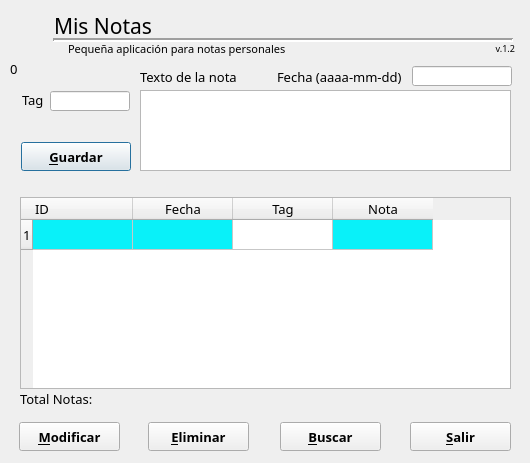
<?xml version="1.0" encoding="UTF-8"?>
<ui version="4.0">
 <author>Fernando Souto</author>
 <class>Dialog</class>
 <widget class="QDialog" name="Dialog">
  <property name="geometry">
   <rect>
    <x>0</x>
    <y>0</y>
    <width>530</width>
    <height>463</height>
   </rect>
  </property>
  <property name="sizePolicy">
   <sizepolicy hsizetype="Fixed" vsizetype="Fixed">
    <horstretch>0</horstretch>
    <verstretch>0</verstretch>
   </sizepolicy>
  </property>
  <property name="font">
   <font>
    <family>Gallaecia Castelo</family>
    <pointsize>10</pointsize>
   </font>
  </property>
  <property name="windowTitle">
   <string>Mis Notas</string>
  </property>
  <property name="windowIcon">
   <iconset resource="logoNotas.qrc">
    <normaloff>:/prefijo/images/kwrite_writing_book_pencil_note_6093.ico</normaloff>:/prefijo/images/kwrite_writing_book_pencil_note_6093.ico</iconset>
  </property>
  <widget class="QLabel" name="labelTitulo">
   <property name="geometry">
    <rect>
     <x>54</x>
     <y>10</y>
     <width>131</width>
     <height>31</height>
    </rect>
   </property>
   <property name="font">
    <font>
     <family>Gallaecia Castelo</family>
     <pointsize>16</pointsize>
    </font>
   </property>
   <property name="text">
    <string>Mis Notas</string>
   </property>
  </widget>
  <widget class="Line" name="line">
   <property name="geometry">
    <rect>
     <x>53</x>
     <y>35</y>
     <width>460</width>
     <height>10</height>
    </rect>
   </property>
   <property name="font">
    <font>
     <pointsize>14</pointsize>
    </font>
   </property>
   <property name="frameShadow">
    <enum>QFrame::Sunken</enum>
   </property>
   <property name="lineWidth">
    <number>2</number>
   </property>
   <property name="orientation">
    <enum>Qt::Horizontal</enum>
   </property>
  </widget>
  <widget class="QLabel" name="label">
   <property name="geometry">
    <rect>
     <x>68</x>
     <y>40</y>
     <width>241</width>
     <height>17</height>
    </rect>
   </property>
   <property name="font">
    <font>
     <family>Gallaecia Castelo</family>
     <pointsize>8</pointsize>
    </font>
   </property>
   <property name="text">
    <string>Pequeña aplicación para notas personales</string>
   </property>
  </widget>
  <widget class="QLabel" name="label_2">
   <property name="geometry">
    <rect>
     <x>475</x>
     <y>40</y>
     <width>40</width>
     <height>17</height>
    </rect>
   </property>
   <property name="font">
    <font>
     <family>Gallaecia Castelo</family>
     <pointsize>7</pointsize>
    </font>
   </property>
   <property name="layoutDirection">
    <enum>Qt::LeftToRight</enum>
   </property>
   <property name="text">
    <string>v.1.2</string>
   </property>
   <property name="alignment">
    <set>Qt::AlignRight|Qt::AlignTrailing|Qt::AlignVCenter</set>
   </property>
  </widget>
  <widget class="QLabel" name="label_3">
   <property name="geometry">
    <rect>
     <x>140</x>
     <y>68</y>
     <width>110</width>
     <height>17</height>
    </rect>
   </property>
   <property name="font">
    <font>
     <family>Gallaecia Castelo</family>
     <pointsize>10</pointsize>
    </font>
   </property>
   <property name="text">
    <string>Texto de la nota</string>
   </property>
  </widget>
  <widget class="QTextEdit" name="textEditNota">
   <property name="geometry">
    <rect>
     <x>140</x>
     <y>90</y>
     <width>371</width>
     <height>81</height>
    </rect>
   </property>
   <property name="font">
    <font>
     <pointsize>10</pointsize>
    </font>
   </property>
  </widget>
  <widget class="QPushButton" name="pushButtonGuardar">
   <property name="geometry">
    <rect>
     <x>21</x>
     <y>142</y>
     <width>110</width>
     <height>29</height>
    </rect>
   </property>
   <property name="font">
    <font>
     <family>Gallaecia Castelo</family>
     <pointsize>10</pointsize>
     <weight>75</weight>
     <bold>true</bold>
    </font>
   </property>
   <property name="styleSheet">
    <string notr="true">image: url(:/otro/images/Note256_25041.ico);</string>
   </property>
   <property name="text">
    <string>&amp;Guardar</string>
   </property>
  </widget>
  <widget class="QTableWidget" name="tableWidgetNotas">
   <property name="enabled">
    <bool>true</bool>
   </property>
   <property name="geometry">
    <rect>
     <x>20</x>
     <y>197</y>
     <width>491</width>
     <height>192</height>
    </rect>
   </property>
   <property name="font">
    <font>
     <family>Gallaecia Castelo</family>
     <pointsize>10</pointsize>
    </font>
   </property>
   <property name="editTriggers">
    <set>QAbstractItemView::NoEditTriggers</set>
   </property>
   <property name="alternatingRowColors">
    <bool>true</bool>
   </property>
   <property name="selectionMode">
    <enum>QAbstractItemView::ExtendedSelection</enum>
   </property>
   <property name="selectionBehavior">
    <enum>QAbstractItemView::SelectRows</enum>
   </property>
   <property name="rowCount">
    <number>1</number>
   </property>
   <property name="columnCount">
    <number>4</number>
   </property>
   <row/>
   <column>
    <property name="text">
     <string>ID</string>
    </property>
    <property name="font">
     <font>
      <family>Gallaecia Castelo</family>
      <pointsize>10</pointsize>
     </font>
    </property>
    <property name="textAlignment">
     <set>AlignLeading|AlignVCenter</set>
    </property>
   </column>
   <column>
    <property name="text">
     <string>Fecha</string>
    </property>
    <property name="font">
     <font>
      <family>Gallaecia Castelo</family>
      <pointsize>10</pointsize>
     </font>
    </property>
    <property name="background">
     <color>
      <red>255</red>
      <green>255</green>
      <blue>255</blue>
     </color>
    </property>
   </column>
   <column>
    <property name="text">
     <string>Tag</string>
    </property>
   </column>
   <column>
    <property name="text">
     <string>Nota</string>
    </property>
    <property name="font">
     <font>
      <family>Gallaecia Castelo</family>
      <pointsize>10</pointsize>
     </font>
    </property>
    <property name="background">
     <color>
      <red>255</red>
      <green>255</green>
      <blue>255</blue>
     </color>
    </property>
   </column>
   <item row="0" column="0">
    <property name="text">
     <string/>
    </property>
    <property name="font">
     <font>
      <family>Gallaecia Castelo</family>
      <pointsize>10</pointsize>
     </font>
    </property>
    <property name="textAlignment">
     <set>AlignTrailing|AlignVCenter</set>
    </property>
    <property name="background">
     <brush brushstyle="SolidPattern">
      <color alpha="255">
       <red>9</red>
       <green>241</green>
       <blue>249</blue>
      </color>
     </brush>
    </property>
   </item>
   <item row="0" column="1">
    <property name="text">
     <string/>
    </property>
    <property name="font">
     <font>
      <family>Gallaecia Castelo</family>
      <pointsize>10</pointsize>
     </font>
    </property>
    <property name="textAlignment">
     <set>AlignCenter</set>
    </property>
    <property name="background">
     <brush brushstyle="SolidPattern">
      <color alpha="255">
       <red>9</red>
       <green>241</green>
       <blue>249</blue>
      </color>
     </brush>
    </property>
    <property name="foreground">
     <brush brushstyle="SolidPattern">
      <color alpha="255">
       <red>0</red>
       <green>0</green>
       <blue>0</blue>
      </color>
     </brush>
    </property>
   </item>
   <item row="0" column="2">
    <property name="text">
     <string/>
    </property>
    <property name="background">
     <brush brushstyle="NoBrush">
      <color alpha="255">
       <red>9</red>
       <green>240</green>
       <blue>248</blue>
      </color>
     </brush>
    </property>
   </item>
   <item row="0" column="3">
    <property name="text">
     <string/>
    </property>
    <property name="font">
     <font>
      <family>Gallaecia Castelo</family>
      <pointsize>10</pointsize>
     </font>
    </property>
    <property name="background">
     <brush brushstyle="SolidPattern">
      <color alpha="255">
       <red>9</red>
       <green>241</green>
       <blue>249</blue>
      </color>
     </brush>
    </property>
   </item>
  </widget>
  <widget class="QPushButton" name="pushButtonModificar">
   <property name="geometry">
    <rect>
     <x>19</x>
     <y>422</y>
     <width>101</width>
     <height>29</height>
    </rect>
   </property>
   <property name="font">
    <font>
     <family>Gallaecia Castelo</family>
     <pointsize>10</pointsize>
     <weight>75</weight>
     <bold>true</bold>
    </font>
   </property>
   <property name="text">
    <string>&amp;Modificar</string>
   </property>
  </widget>
  <widget class="QPushButton" name="pushButtonEliminar">
   <property name="geometry">
    <rect>
     <x>148</x>
     <y>422</y>
     <width>101</width>
     <height>29</height>
    </rect>
   </property>
   <property name="font">
    <font>
     <family>Gallaecia Castelo</family>
     <pointsize>10</pointsize>
     <weight>75</weight>
     <bold>true</bold>
    </font>
   </property>
   <property name="text">
    <string>&amp;Eliminar</string>
   </property>
  </widget>
  <widget class="QPushButton" name="pushButtonSalir">
   <property name="geometry">
    <rect>
     <x>410</x>
     <y>422</y>
     <width>101</width>
     <height>29</height>
    </rect>
   </property>
   <property name="font">
    <font>
     <family>Gallaecia Castelo</family>
     <pointsize>10</pointsize>
     <weight>75</weight>
     <bold>true</bold>
    </font>
   </property>
   <property name="text">
    <string>&amp;Salir</string>
   </property>
  </widget>
  <widget class="QLabel" name="labelResponse">
   <property name="geometry">
    <rect>
     <x>26</x>
     <y>176</y>
     <width>481</width>
     <height>20</height>
    </rect>
   </property>
   <property name="text">
    <string/>
   </property>
   <property name="alignment">
    <set>Qt::AlignCenter</set>
   </property>
  </widget>
  <widget class="QLabel" name="labelID">
   <property name="geometry">
    <rect>
     <x>10</x>
     <y>60</y>
     <width>67</width>
     <height>17</height>
    </rect>
   </property>
   <property name="text">
    <string>0</string>
   </property>
  </widget>
  <widget class="QLineEdit" name="lineEditFecha">
   <property name="geometry">
    <rect>
     <x>412</x>
     <y>66</y>
     <width>100</width>
     <height>20</height>
    </rect>
   </property>
   <property name="toolTip">
    <string>Fecha en formato ISO</string>
   </property>
   <property name="maxLength">
    <number>10</number>
   </property>
  </widget>
  <widget class="QLabel" name="labelFecha">
   <property name="geometry">
    <rect>
     <x>277</x>
     <y>68</y>
     <width>140</width>
     <height>17</height>
    </rect>
   </property>
   <property name="text">
    <string>Fecha (aaaa-mm-dd)</string>
   </property>
  </widget>
  <widget class="QLabel" name="labelImagen">
   <property name="geometry">
    <rect>
     <x>3</x>
     <y>2</y>
     <width>50</width>
     <height>40</height>
    </rect>
   </property>
   <property name="styleSheet">
    <string notr="true">border-image: url(:/prefijo/images/kwrite_writing_book_pencil_note_6093.ico);</string>
   </property>
   <property name="text">
    <string/>
   </property>
   <property name="pixmap">
    <pixmap>images/kwrite_writing_book_pencil_note_6093.ico</pixmap>
   </property>
   <property name="scaledContents">
    <bool>true</bool>
   </property>
  </widget>
  <widget class="QLabel" name="label_4">
   <property name="geometry">
    <rect>
     <x>22</x>
     <y>91</y>
     <width>30</width>
     <height>17</height>
    </rect>
   </property>
   <property name="font">
    <font>
     <family>Gallaecia Castelo</family>
     <pointsize>10</pointsize>
    </font>
   </property>
   <property name="text">
    <string>Tag</string>
   </property>
  </widget>
  <widget class="QLineEdit" name="lineEditTag">
   <property name="geometry">
    <rect>
     <x>50</x>
     <y>91</y>
     <width>80</width>
     <height>20</height>
    </rect>
   </property>
   <property name="toolTip">
    <string>Introducir un Tag o Etiqueta</string>
   </property>
   <property name="maxLength">
    <number>10</number>
   </property>
  </widget>
  <widget class="QLabel" name="labelTotalReg">
   <property name="geometry">
    <rect>
     <x>20</x>
     <y>390</y>
     <width>131</width>
     <height>17</height>
    </rect>
   </property>
   <property name="text">
    <string>Total Notas:</string>
   </property>
  </widget>
  <widget class="QPushButton" name="pushButtonBuscar">
   <property name="geometry">
    <rect>
     <x>280</x>
     <y>422</y>
     <width>101</width>
     <height>29</height>
    </rect>
   </property>
   <property name="font">
    <font>
     <family>Gallaecia Castelo</family>
     <pointsize>10</pointsize>
     <weight>75</weight>
     <bold>true</bold>
    </font>
   </property>
   <property name="text">
    <string>&amp;Buscar</string>
   </property>
  </widget>
 </widget>
 <tabstops>
  <tabstop>lineEditFecha</tabstop>
  <tabstop>lineEditTag</tabstop>
  <tabstop>textEditNota</tabstop>
  <tabstop>pushButtonGuardar</tabstop>
  <tabstop>tableWidgetNotas</tabstop>
  <tabstop>pushButtonModificar</tabstop>
  <tabstop>pushButtonEliminar</tabstop>
  <tabstop>pushButtonBuscar</tabstop>
  <tabstop>pushButtonSalir</tabstop>
 </tabstops>
 <resources>
  <include location="logoNotas.qrc"/>
 </resources>
 <connections/>
</ui>
